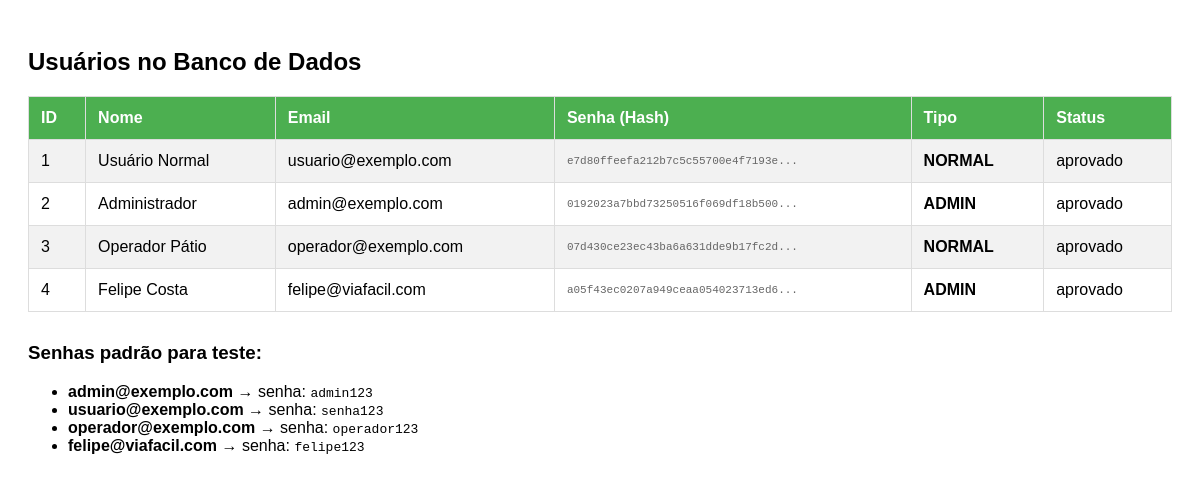
The app's page /public/admin/ver_usuarios.php with its own data.
### tables this page shows
CREATE TABLE IF NOT EXISTS usuarios (
    id INT AUTO_INCREMENT PRIMARY KEY,
    nome VARCHAR(100) NOT NULL,
    email VARCHAR(100) NOT NULL UNIQUE,
    senha VARCHAR(255) NOT NULL,
    cep VARCHAR(10) NULL,
    logradouro VARCHAR(255) NULL,
    numero VARCHAR(20) NULL,
    complemento VARCHAR(100) NULL,
    bairro VARCHAR(100) NULL,
    cidade VARCHAR(100) NULL,
    uf VARCHAR(2) NULL,
    tipo ENUM('normal','admin') NOT NULL DEFAULT 'normal',
    status ENUM('pendente','aprovado','rejeitado') NOT NULL DEFAULT 'pendente',
    criado_em DATETIME DEFAULT CURRENT_TIMESTAMP,
    foto_perfil VARCHAR(255) DEFAULT 'default.jpg',
    INDEX idx_email (email),
    INDEX idx_tipo (tipo),
    INDEX idx_status (status)
);

### public/admin/ver_usuarios.php (the view, shortened to what this page needs)
<?php
$conn = db_connect();
echo "<!DOCTYPE html>";
echo "<html lang='pt-BR'>";
echo "<head>";
echo "<link rel='stylesheet' href='../../styles/ver_usuarios.css'>";
echo "</head>";
echo "<body>";
echo "<h2>Usuários no Banco de Dados</h2>";
$result = $conn->query("SELECT id, nome, email, senha, tipo, status FROM usuarios ORDER BY id ASC");
if ($result && $result->num_rows > 0) {
    echo "<table>";
    echo "<tr>
            <th>ID</th>
            <th>Nome</th>
            <th>Email</th>
            <th>Senha (Hash)</th>
            <th>Tipo</th>
            <th>Status</th>
          </tr>";
    while ($row = $result->fetch_assoc()) {
        echo "<tr>";
        echo "<td>" . $row['id'] . "</td>";
        echo "<td>" . htmlspecialchars($row['nome']) . "</td>";
        echo "<td>" . htmlspecialchars($row['email']) . "</td>";
        echo "<td class='senha'>" . htmlspecialchars(substr($row['senha'], 0, 50)) . "...</td>";
        echo "<td><strong>" . strtoupper($row['tipo']) . "</strong></td>";
        echo "<td>" . $row['status'] . "</td>";
        echo "</tr>";
    }
    echo "</table>";
    echo "<h3 style='margin-top: 30px;'>Senhas padrão para teste:</h3>";
    echo "<ul>";
    echo "<li><strong>admin@exemplo.com</strong> → senha: <code>admin123</code></li>";
    echo "<li><strong>usuario@exemplo.com</strong> → senha: <code>senha123</code></li>";
    echo "<li><strong>operador@exemplo.com</strong> → senha: <code>operador123</code></li>";
    echo "<li><strong>felipe@viafacil.com</strong> → senha: <code>felipe123</code></li>";
    echo "</ul>";
} else {
    echo "<p>Nenhum usuário encontrado.</p>";
}
echo "</body>";
echo "</html>";
?>

### styles/ver_usuarios.css (style rules this page uses)
body { font-family: Arial, sans-serif; padding: 20px; }
table { border-collapse: collapse; width: 100%; margin-top: 20px; }
th, td { border: 1px solid #ddd; padding: 12px; text-align: left; }
th { background-color: #4caf50; color: #fff; }
tr:nth-child(even) { background-color: #f2f2f2; }
.senha { font-family: monospace; font-size: 11px; color: #666; }

### records on screen
usuarios: id "1", nome "Usuário Normal", email "usuario@exemplo.com", senha "e7d80ffeefa212b7c5c55700e4f7193e", tipo "NORMAL", status "aprovado"
usuarios: id "2", nome "Administrador", email "admin@exemplo.com", senha "0192023a7bbd73250516f069df18b500", tipo "ADMIN", status "aprovado"
usuarios: id "3", nome "Operador Pátio", email "operador@exemplo.com", senha "07d430ce23ec43ba6a631dde9b17fc2d", tipo "NORMAL", status "aprovado"
usuarios: id "4", nome "Felipe Costa", email "felipe@viafacil.com", senha "a05f43ec0207a949ceaa054023713ed6", tipo "ADMIN", status "aprovado"
